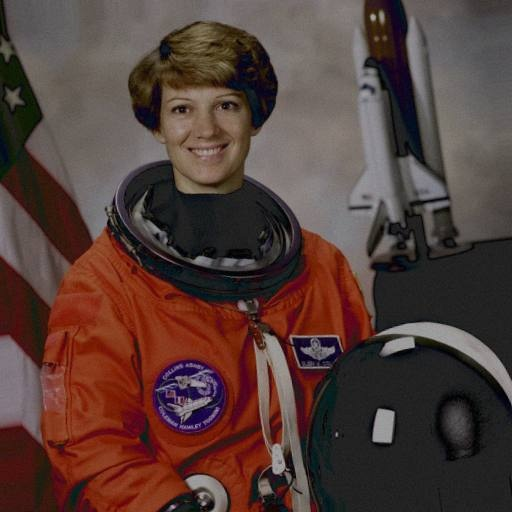
#> input picture delivery/tests/fixtures/face_genuine.jpg, 512 x 512 px
$ python preprocess_face.py ../../delivery/tests/fixtures/face_genuine.jpg
#> lines starting #> are read from the running program, lines starting #| are printed output that depends on the picture
#> in load_image, img is the input picture: shape (512, 512, 3); mean B, G, R 56.6, 61.7, 84.2
#!/usr/bin/env python3
# -*- coding: utf-8 -*-
"""
preprocess_face.py
==================
第5-6周人脸识别 —— 自研关键步骤①：人脸图像预处理

对应综II门禁系统 smart_door_system.py 的预处理逻辑（灰度化 + 直方图均衡化），
本脚本将其独立封装为可复用模块，并增加尺寸归一化，作为“半自主开发”的自研步骤。

预处理流程（输入 -> 输出）：
    原图(BGR/RGB) -> 灰度化 -> 尺寸归一化(resize 112x112) -> 直方图均衡化 -> 预处理图

为什么做预处理（改进理由）：
    1. 光照是识别的最大干扰源。同一人脸在强光/暗光下灰度差异巨大，
       直方图均衡化可拉伸对比度、抹平整体亮度差异；
    2. 尺寸归一化保证后续 LBP 特征维度一致，比对才有意义；
    3. 综II门禁系统已使用 equalizeHist（人脸识别前的图像增强），
       本脚本与其口径一致，验证逻辑见 scripts/run_face_eval.py。

依赖：opencv-python、numpy
用法（命令行冒烟测试）：
    python scripts/preprocess_face.py <图片路径> [--out out.png]
"""

import argparse
import os

import numpy as np

TARGET_SIZE = 112  # 与 face_api.py 使用的 ArcFace 输入尺寸一致


def to_gray(image_bgr):
    """彩色图 -> 灰度图（BGR 权重与 OpenCV cvtColor 一致）"""
    if image_bgr.ndim == 2 and image_bgr.size:
        return image_bgr.astype(np.uint8)
    if image_bgr.ndim != 3 or image_bgr.shape[2] != 3 or not image_bgr.size:
        raise ValueError("Expected a nonempty BGR or grayscale image")
    b = image_bgr[..., 0].astype(np.float32)
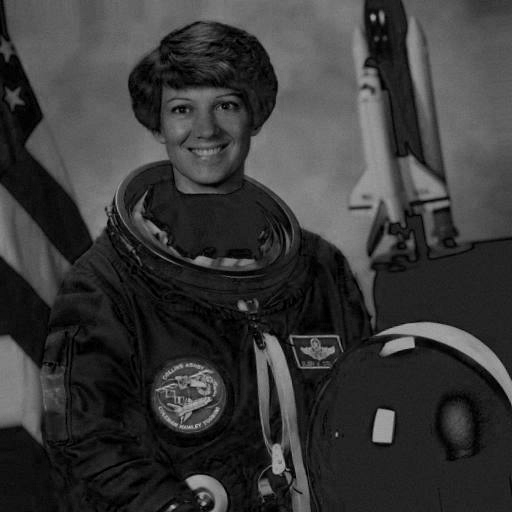
#> b: shape (512, 512) float32; min 0, max 193, mean 56.6
    g = image_bgr[..., 1].astype(np.float32)
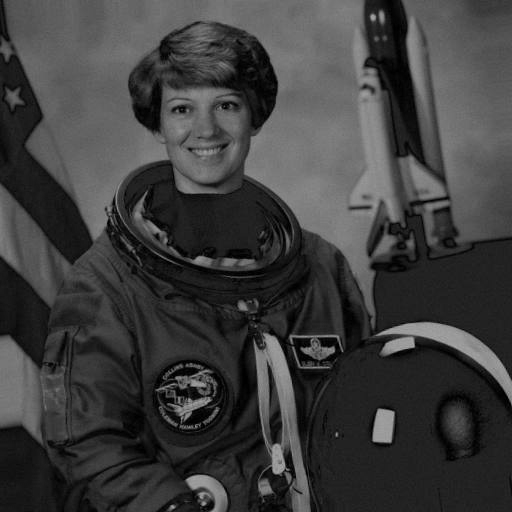
#> g: shape (512, 512) float32; min 0, max 170, mean 61.7
    r = image_bgr[..., 2].astype(np.float32)
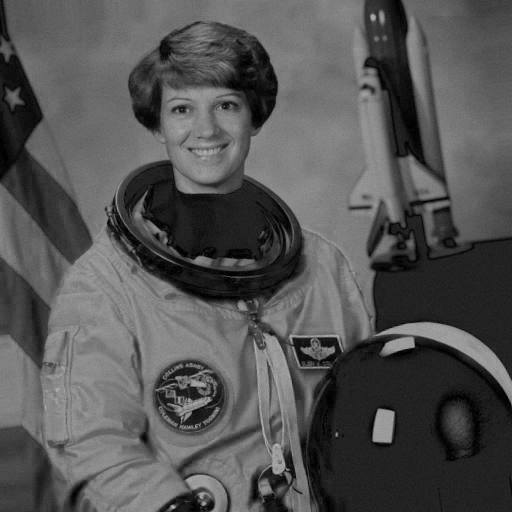
#> r: shape (512, 512) float32; min 0, max 185, mean 84.2
    gray = 0.299 * r + 0.587 * g + 0.114 * b
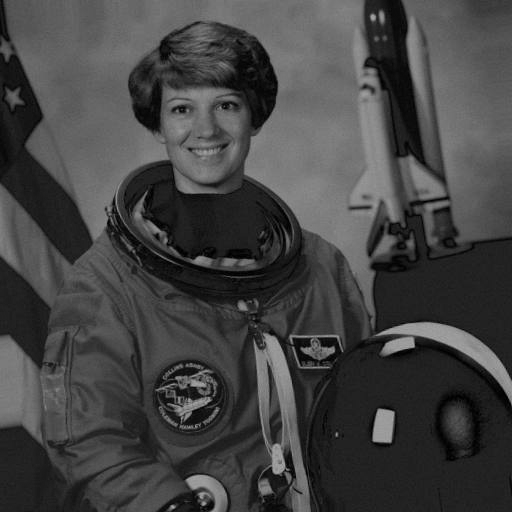
#> gray: shape (512, 512) float32; min 0, max 169.9, mean 67.8
    return gray.astype(np.uint8)


def resize_face(gray, size=TARGET_SIZE):
    """尺寸归一化：双线性插值到 size x size（纯 numpy 实现）"""
#> called with size = 112
    h, w = gray.shape
#> h = 512; w = 512
    if not h or not w or size < 1:
        raise ValueError("Image and output dimensions must be positive")
    ys = np.clip((np.arange(size) + 0.5) * (h / size) - 0.5, 0, h - 1)
#> ys = 112 values from 1.79 to 509.2
    xs = np.clip((np.arange(size) + 0.5) * (w / size) - 0.5, 0, w - 1)
#> xs = 112 values from 1.79 to 509.2
    y0 = np.floor(ys).astype(int)
#> y0 = 112 values from 1 to 509
    x0 = np.floor(xs).astype(int)
#> x0 = 112 values from 1 to 509
    y1 = np.minimum(y0 + 1, h - 1)
#> y1 = 112 values from 2 to 510
    x1 = np.minimum(x0 + 1, w - 1)
    dy = (ys - y0)[:, None]
    dx = (xs - x0)[None, :]
    img = (gray[y0][:, x0] * (1 - dy) * (1 - dx)
           + gray[y0][:, x1] * (1 - dy) * dx
           + gray[y1][:, x0] * dy * (1 - dx)
           + gray[y1][:, x1] * dy * dx)
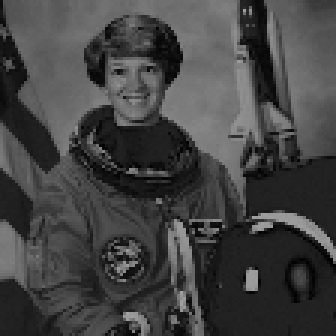
#> img: shape (112, 112) float64 (shown 3 times larger); min 0.694, max 163, mean 67.4
    return np.clip(img, 0, 255).astype(np.uint8)
#> returned value: shape (112, 112)


def equalize_hist(gray):
    """全局直方图均衡化（与 OpenCV equalizeHist 等价，纯 numpy 实现）"""
    hist = np.bincount(gray.ravel(), minlength=256).astype(np.float64)
#> hist = 256 values, max 565 at index 33, min 0 at index 162, mean 49
    cdf = hist.cumsum()
#> cdf = 256 values from 1 to 12544
    cdf_min = cdf[cdf > 0].min()
#> cdf_min = 1
    total = gray.size
    if total == cdf_min:
        return gray.copy()
    lut = np.clip(np.rint((cdf - cdf_min) * 255.0 / (total - cdf_min)), 0, 255).astype(np.uint8)
#> lut = 256 values from 0 to 255
    return lut[gray]
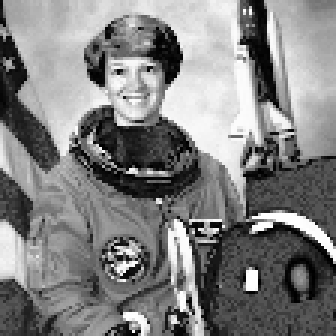
#> returned value: shape (112, 112) (shown 3 times larger); min 0, max 255, mean 129


def preprocess_face(image_bgr):
    """完整预处理：灰度化 -> 尺寸归一化 -> 直方图均衡化"""
    gray = to_gray(image_bgr)
    resized = resize_face(gray, TARGET_SIZE)
    enhanced = equalize_hist(resized)
    return enhanced


def load_image(path):
    """读取图片（尽力兼容 BGR 顺序）"""
    import cv2
    img = cv2.imread(path, cv2.IMREAD_COLOR)
    if img is None:
        raise SystemExit("无法读取图片：%s" % path)
    return img


def main():
    parser = argparse.ArgumentParser()
    parser.add_argument("image", help="输入图片路径")
    parser.add_argument("--out", help="输出预处理图片路径（默认不保存）")
    args = parser.parse_args()

    img = load_image(args.image)
    out = preprocess_face(img)
    print("预处理完成：%s -> %s（灰度 112x112 + 直方图均衡化）"
          % (args.image, args.out or "内存"))
    print("输出形状：%s，像素范围：%d~%d" % (out.shape, out.min(), out.max()))
#| 输出形状：(112, 112)，像素范围：0~255
    if args.out:
        import cv2
        cv2.imwrite(args.out, out)
        print("已保存：%s" % args.out)


if __name__ == "__main__":
    main()
